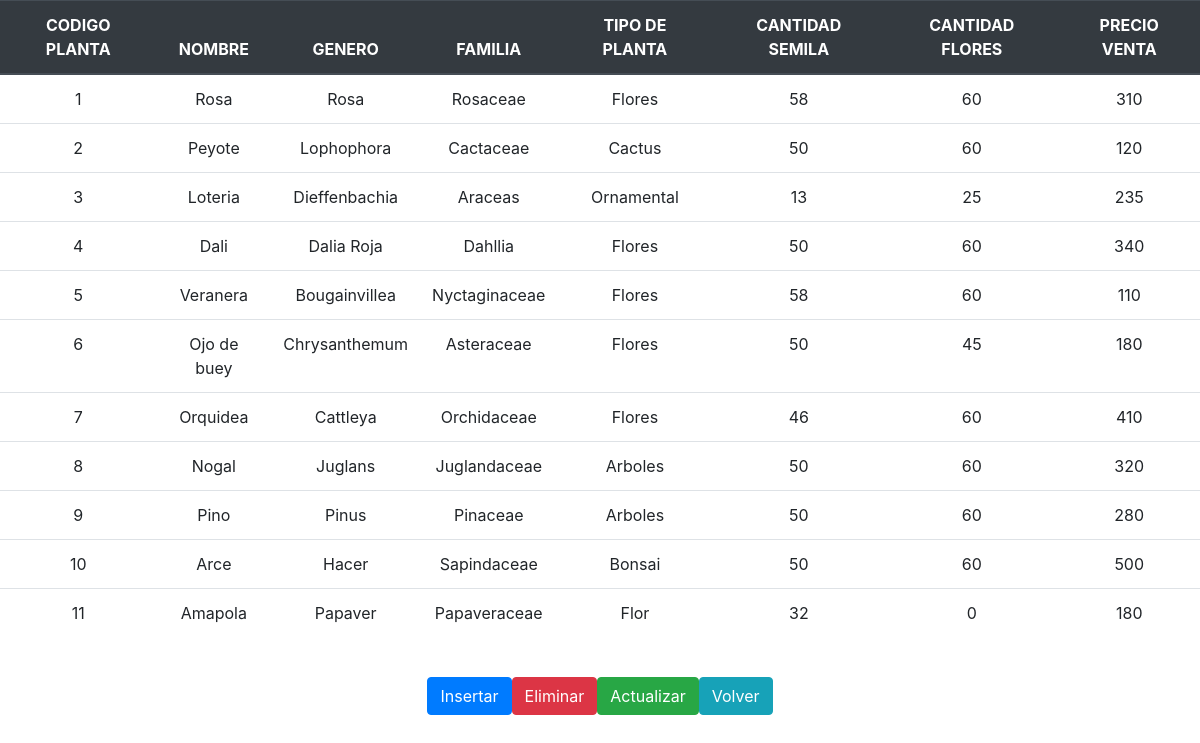
Page /Lista/lista_planta.php on the committed database.
### tables this page shows
CREATE TABLE IF NOT EXISTS `planta` (
  `codigo_planta` int(11) NOT NULL AUTO_INCREMENT,
  `nombre` varchar(25) NOT NULL,
  `genero` varchar(25) NOT NULL,
  `familia` varchar(25) NOT NULL,
  `tipo_planta` varchar(25) NOT NULL,
  `cantidad_semilla` int(11) NOT NULL DEFAULT '0',
  `cantidad_flor` int(11) NOT NULL DEFAULT '0',
  `precio_venta` int(11) NOT NULL DEFAULT '0',
  `eliminar` int(11) NOT NULL DEFAULT '0',
  PRIMARY KEY (`codigo_planta`)
);

### Lista/lista_planta.php (the view, shortened to what this page needs)
<!DOCTYPE html>
<html>
	<head>
                <link rel="stylesheet" href="../css/bootstrap.min.css">
	</head>
	<body>
		<div>
                     <table align="center" class="table">
                                <thead class="thead-dark">
                                    <tr>
                                        <th class="thead-dark" scope="col"><center>CODIGO PLANTA</center></th>
                                        <th class="thead-dark" scope="col"><center>NOMBRE</center></th>
                                        <th class="thead-dark" scope="col"><center>GENERO</center></th>
                                        <th class="thead-dark" scope="col"><center>FAMILIA</center></th>
                                        <th class="thead-dark" scope="col"><center>TIPO DE PLANTA</center></th>
                                        <th class="thead-dark" scope="col"><center>CANTIDAD SEMILA</center></th>
                                        <th class="thead-dark" scope="col"><center>CANTIDAD FLORES</center></th>
                                        <th class="thead-dark" scope="col"><center>PRECIO VENTA</center></th>
                                    </tr>
                                </thead>
					<?php
						require('../conexion.php');
						$query="SELECT * FROM planta WHERE eliminar = 0 ORDER BY codigo_planta";
						$resultado=mysqli_query($link,$query);
						while ($extraido= mysqli_fetch_array($resultado)) {
							echo "<tr align='center'><td>".$extraido['codigo_planta']."</td>";
							echo "<td>".$extraido['nombre']."</td>";
							echo "<td>".$extraido['genero']."</td>";
							echo "<td>".$extraido['familia']."</td>";
							echo "<td>".$extraido['tipo_planta']."</td>";
							echo "<td>".$extraido['cantidad_semilla']."</td>";
							echo "<td>".$extraido['cantidad_flor']."</td>";
							echo "<td>".$extraido['precio_venta']."</td></tr>";
						}
					?>
			</table>
                   <center> <table align="center">
                        <BR>
                        <tr>
			<input class="btn btn-primary" type="button" name="insert" value="Insertar" onclick="window.location.href='../Insertar/insertar_planta.php'">
			<input class="btn btn-danger" type="button" name="delete" value="Eliminar" onclick="window.location.href='../Eliminar/eliminar_planta.php'">
			<input class="btn btn-success" type="button" name="update" value="Actualizar" onclick="window.location.href='../Actualizar/actualizar_planta.php'">
			<input class="btn btn-info" type="button" name="volver" value="Volver" onclick="window.location.href='../index.php'">
		</div>
	</body>
</html>

### rows in the picture
planta: codigo_planta "1", nombre "Rosa", genero "Rosa", familia "Rosaceae", tipo_planta "Flores", cantidad_semilla "58", cantidad_flor "60", precio_venta "310"
planta: codigo_planta "2", nombre "Peyote", genero "Lophophora", familia "Cactaceae", tipo_planta "Cactus", cantidad_semilla "50", cantidad_flor "60", precio_venta "120"
planta: codigo_planta "3", nombre "Loteria", genero "Dieffenbachia", familia "Araceas", tipo_planta "Ornamental", cantidad_semilla "13", cantidad_flor "25", precio_venta "235"
planta: codigo_planta "4", nombre "Dali", genero "Dalia Roja", familia "Dahllia", tipo_planta "Flores", cantidad_semilla "50", cantidad_flor "60", precio_venta "340"
planta: codigo_planta "5", nombre "Veranera", genero "Bougainvillea", familia "Nyctaginaceae", tipo_planta "Flores", cantidad_semilla "58", cantidad_flor "60", precio_venta "110"
planta: codigo_planta "6", nombre "Ojo de buey", genero "Chrysanthemum", familia "Asteraceae", tipo_planta "Flores", cantidad_semilla "50", cantidad_flor "45", precio_venta "180"
planta: codigo_planta "7", nombre "Orquidea", genero "Cattleya", familia "Orchidaceae", tipo_planta "Flores", cantidad_semilla "46", cantidad_flor "60", precio_venta "410"
planta: codigo_planta "8", nombre "Nogal", genero "Juglans", familia "Juglandaceae", tipo_planta "Arboles", cantidad_semilla "50", cantidad_flor "60", precio_venta "320"
planta: codigo_planta "9", nombre "Pino", genero "Pinus", familia "Pinaceae", tipo_planta "Arboles", cantidad_semilla "50", cantidad_flor "60", precio_venta "280"
planta: codigo_planta "10", nombre "Arce", genero "Hacer", familia "Sapindaceae", tipo_planta "Bonsai", cantidad_semilla "50", cantidad_flor "60", precio_venta "500"
planta: codigo_planta "11", nombre "Amapola", genero "Papaver", familia "Papaveraceae", tipo_planta "Flor", cantidad_semilla "32", cantidad_flor "0", precio_venta "180"
